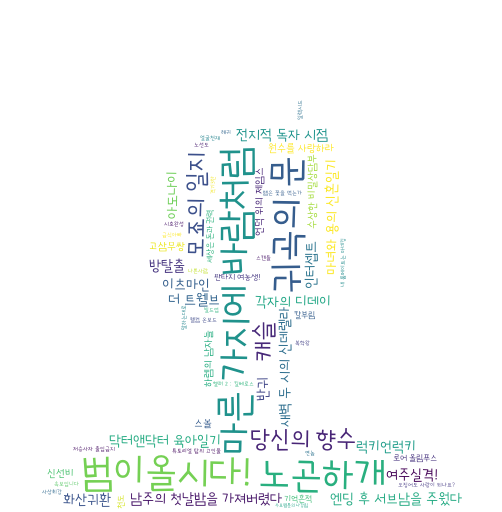

The Python source for this figure:
# -*- coding:utf-8 -*-

from wordcloud import WordCloud
import matplotlib.pyplot as plt
from PIL import Image
import numpy as np
import json

with open('webtoons.json', encoding='UTF8') as file:
    webtoons = json.load(file)

res = dict()
for webtoon in webtoons['webtoons']:
    res[webtoon['title']] = int(float(webtoon['star']) * 100)

masking_img = np.array(Image.open('kakao.png'))
# kakao.png image를 가져온 뒤, numpy 배열로 바꿨다. image를 숫자로 바꾸었다.
cloud = WordCloud(font_path='Goyang.otf',
                  max_font_size=40,
                  mask=masking_img,
                  background_color='white').fit_words(res)
cloud.to_file('cloud02.png')

plt.imshow(cloud, interpolation='bilinear')
plt.axis('off')
plt.show()
